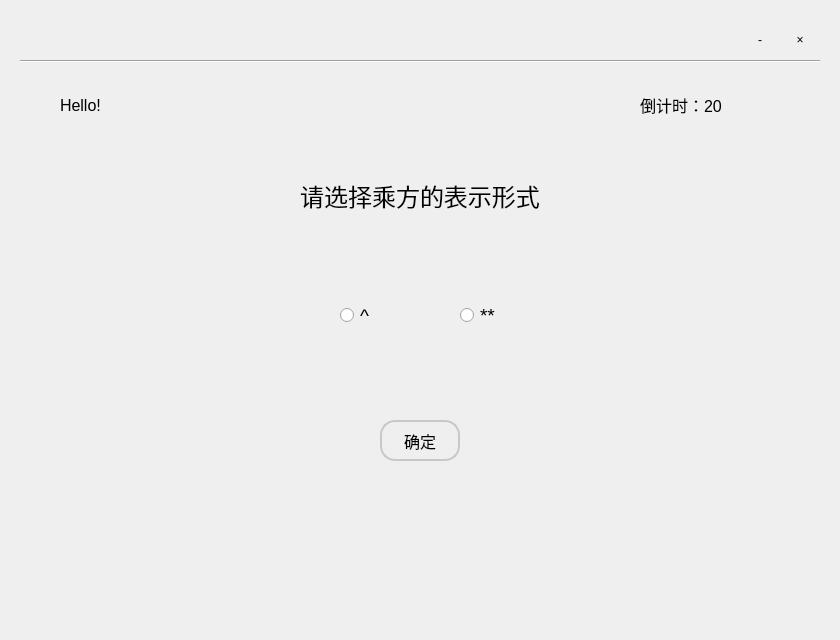
<?xml version="1.0" encoding="UTF-8"?>
<ui version="4.0">
 <class>MainWindow</class>
 <widget class="QWidget" name="MainWindow">
  <property name="geometry">
   <rect>
    <x>0</x>
    <y>0</y>
    <width>840</width>
    <height>640</height>
   </rect>
  </property>
  <property name="windowTitle">
   <string>MainWindow</string>
  </property>
  <property name="styleSheet">
   <string notr="true">QWidget#widget{
border-radius:10px;
background-image: url(:/new/prefix1/background);
}
QToolButton#closeButton{
color:rgb(0,0,0);
border-style:none;
border-top-right-radius:10px;
}
QToolButton#closeButton::hover{
color:rgb(255,255,255);
background-color: rgba(255, 56, 56, 150);
border-top-right-radius:10px;
}
QToolButton#minimizeButton{
border-style:none;
color:rgb(0,0,0);
}
QToolButton#minimizeButton::hover{
border-style:none;
color:rgb(0,0,0);
background-color: rgba(203, 203, 203, 150);
}
QToolButton#checkButton{
border:2px solid;
border-color:rgb(200,200,200);
border-radius:15px;
}                                              
QToolButton#checkButton::hover{
background-color:rgb(230,230,230);
}</string>
  </property>
  <widget class="QWidget" name="widget" native="true">
   <property name="geometry">
    <rect>
     <x>20</x>
     <y>20</y>
     <width>800</width>
     <height>600</height>
    </rect>
   </property>
   <widget class="QToolButton" name="closeButton">
    <property name="geometry">
     <rect>
      <x>760</x>
      <y>0</y>
      <width>40</width>
      <height>40</height>
     </rect>
    </property>
    <property name="text">
     <string>×</string>
    </property>
   </widget>
   <widget class="QToolButton" name="minimizeButton">
    <property name="geometry">
     <rect>
      <x>720</x>
      <y>0</y>
      <width>40</width>
      <height>40</height>
     </rect>
    </property>
    <property name="text">
     <string>-</string>
    </property>
   </widget>
   <widget class="Line" name="line">
    <property name="geometry">
     <rect>
      <x>0</x>
      <y>40</y>
      <width>800</width>
      <height>3</height>
     </rect>
    </property>
    <property name="orientation">
     <enum>Qt::Horizontal</enum>
    </property>
   </widget>
   <widget class="QToolButton" name="checkButton">
    <property name="geometry">
     <rect>
      <x>360</x>
      <y>400</y>
      <width>80</width>
      <height>41</height>
     </rect>
    </property>
    <property name="font">
     <font>
      <pointsize>12</pointsize>
     </font>
    </property>
    <property name="text">
     <string>确定</string>
    </property>
   </widget>
   <widget class="QRadioButton" name="check1">
    <property name="geometry">
     <rect>
      <x>320</x>
      <y>280</y>
      <width>51</width>
      <height>30</height>
     </rect>
    </property>
    <property name="font">
     <font>
      <pointsize>14</pointsize>
     </font>
    </property>
    <property name="text">
     <string>^</string>
    </property>
   </widget>
   <widget class="QRadioButton" name="check2">
    <property name="geometry">
     <rect>
      <x>440</x>
      <y>280</y>
      <width>61</width>
      <height>30</height>
     </rect>
    </property>
    <property name="font">
     <font>
      <pointsize>14</pointsize>
     </font>
    </property>
    <property name="text">
     <string>**</string>
    </property>
   </widget>
   <widget class="QLabel" name="checkLabel">
    <property name="geometry">
     <rect>
      <x>200</x>
      <y>150</y>
      <width>400</width>
      <height>51</height>
     </rect>
    </property>
    <property name="font">
     <font>
      <pointsize>18</pointsize>
     </font>
    </property>
    <property name="text">
     <string>请选择乘方的表示形式</string>
    </property>
    <property name="alignment">
     <set>Qt::AlignCenter</set>
    </property>
   </widget>
   <widget class="QLabel" name="label">
    <property name="geometry">
     <rect>
      <x>40</x>
      <y>70</y>
      <width>81</width>
      <height>31</height>
     </rect>
    </property>
    <property name="font">
     <font>
      <pointsize>12</pointsize>
     </font>
    </property>
    <property name="text">
     <string>Hello!</string>
    </property>
   </widget>
   <widget class="QLabel" name="clockLabel">
    <property name="geometry">
     <rect>
      <x>620</x>
      <y>70</y>
      <width>131</width>
      <height>30</height>
     </rect>
    </property>
    <property name="font">
     <font>
      <pointsize>12</pointsize>
     </font>
    </property>
    <property name="text">
     <string>倒计时：20</string>
    </property>
   </widget>
  </widget>
 </widget>
 <resources/>
 <connections/>
</ui>
